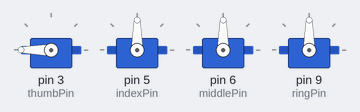
The sketch below on a simulated Arduino Uno, built with avr-gcc and run on an emulated ATmega328P. Parts: 4 × servo.

Above: at 0.05 s.
At 0.9 s:
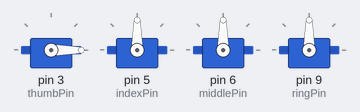
At 1.75 s:
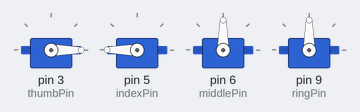
At 3.5 s:
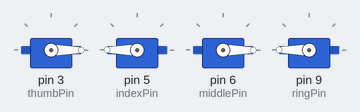
At 5.75 s:
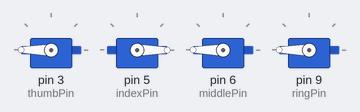
At 8.0 s:
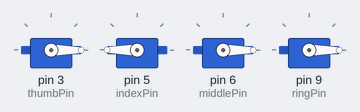
Timing chart, 0 to 10.4 s (numbered marks = the images above):
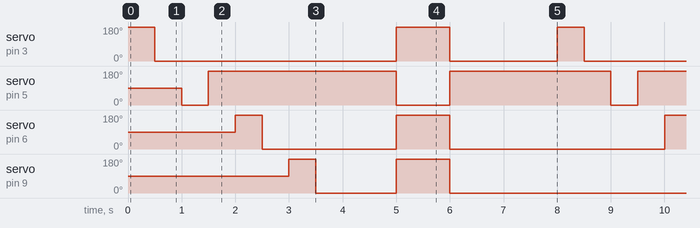

The sketch:

animatron_hand1.ino
```cpp
#include <Servo.h>

int thumbPin = 3;
int indexPin = 5;
int middlePin = 6;
int ringPin = 9;

#define OPEN_FULL 180
#define CLOSE_FULL 0

Servo thumb, index, middle, ring;

void setup()
{
  thumb.attach(thumbPin);
  index.attach(indexPin);
  middle.attach(middlePin);
  ring.attach(ringPin);
}

void runLoopSequence()
{
  thumb.write(OPEN_FULL);
  delay(500);
  thumb.write(CLOSE_FULL);
  delay(500);

  index.write(CLOSE_FULL);
  delay(500);
  index.write(OPEN_FULL);
  delay(500);

  middle.write(OPEN_FULL);
  delay(500);
  middle.write(CLOSE_FULL);
  delay(500);

  ring.write(OPEN_FULL);
  delay(500);
  ring.write(CLOSE_FULL);
  delay(500);

}

void runLoopTogether()
{
  thumb.write(OPEN_FULL);
  index.write(CLOSE_FULL);
  middle.write(OPEN_FULL);
  ring.write(OPEN_FULL);

  delay(1000);

  thumb.write(CLOSE_FULL);
  index.write(OPEN_FULL);
  middle.write(CLOSE_FULL);
  ring.write(CLOSE_FULL);

  delay(1000);


}


void loop()
{
  runLoopSequence();

  delay(1000);

  runLoopTogether();

  delay(1000);
}
```

Measured:
- by itself, servo on pin 3 (thumbPin): repeats every 8.0 s: 180° 1.0 s, 0° 2.0 s, 180° 0.50 s, 0° 4.5 s
- by itself, servo on pin 5 (indexPin): repeats every 8.0 s: 180° 3.5 s, 0° 1.0 s, 180° 3.0 s, 0° 0.50 s
- by itself, servo on pin 6 (middlePin): repeats every 8.0 s: 0° 2.5 s, 180° 1.0 s, 0° 4.0 s, 180° 0.50 s
- by itself, servo on pin 9 (ringPin): repeats every 8.0 s: 0° 1.5 s, 180° 1.0 s, 0° 5.0 s, 180° 0.50 s
